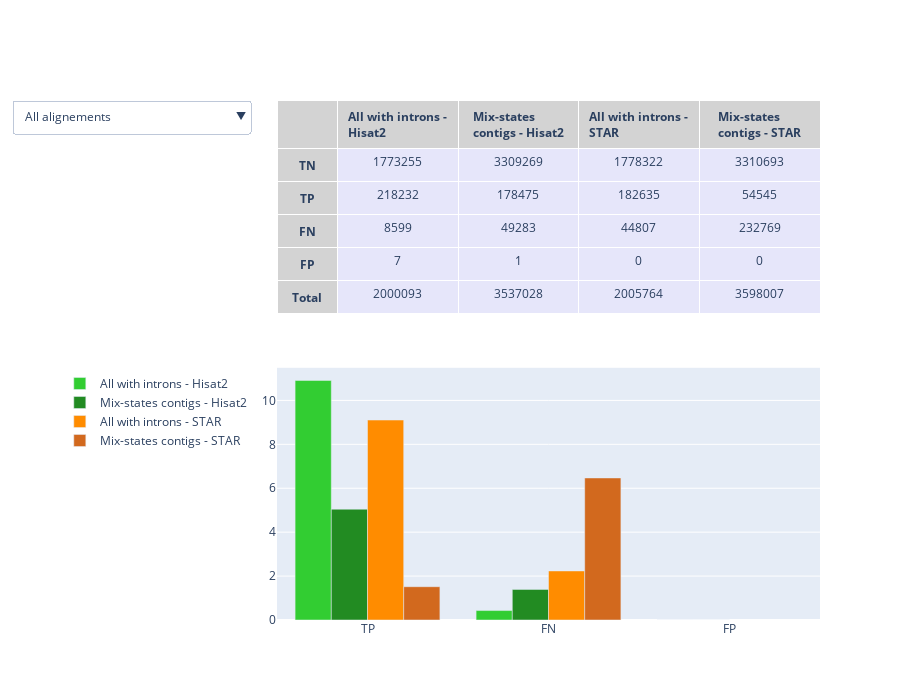

The notebook cell this image was saved under:
### Markdown cell above
<a id='fig_4'></a>
**Fig 4** *Effectives table and barplots of split reads signal detection for STAR and HiSAT2 for the two types of reference.*

### Code cell
def plot_class_reads(*args,**kwargs) :
    series = [[],[]]
    colors = kwargs['colors']
    
    fig = psp.make_subplots(
        rows = 2, cols=1,
        shared_xaxes=True,
        vertical_spacing=0.03,
        specs=[[{"type":"table"}],
               [{"type":"bar"}]])

    for name,val in args :
        for idx,val in enumerate([val,val.loc[lambda df : df.contig == df.contig.str.rstrip(".ori"),:]]) :
            s = val.loc[:,'classe'].value_counts()
            s.name=name
            
        
            if idx == 0 :
                visibility = True
            else :
                visibility = False
        
            fig.add_trace(
                go.Bar(
                    visible=visibility,
                    x=s.index[1:],
                    y=s.values[1:]/s.sum()*100,
                    name = s.name,
                    marker_color=colors[s.name]
                ),row=2,col=1)
            
            s['Total'] = s.sum()
            series[idx].append(s)

    for idx,serie in enumerate(series) :
        table = pd.concat(serie,axis=1,sort=False).fillna(0)
        
        
        if idx == 0 :
            visibility = True
        else :
            visibility = False
            
        fig.add_trace(
            go.Table(
                visible=visibility,
                columnwidth=[40,80],
                header = dict(
                    values=["",*[c.join(["<b>","</b>"]) for c in table.columns.to_list()]],
                    fill_color='lightgrey'
                    ),
                cells = dict(
                    values=[[v.join(["<b>","</b>"]) for v in list(table.reset_index().T.values)[0]],
                           *list(table.reset_index().T.values)[1:]],
                    fill=dict(color=['lightgrey','lavender'])
                    )
                ),
            row=1,col=1)
    
#     print(vars(fig.layout))
    
    fig.update_layout(
        height=700,
        legend=dict(
            x=-0.4,y=0.40
            ),
        updatemenus=[
            go.layout.Updatemenu(
                buttons=[
                    dict(
                        args=[{"visible":[True,False]}],
                        label='All alignements',
                        method='restyle'
                        ),
                    dict(
                        args=[{"visible":[False,True]}],
                        label='Alignements on contigs with introns',
                        method='restyle'
                        ),
                    ]
                )
            ]
        )
    fig.show()
    
plot_class_reads(*zip(names,[
                    mapping_hisat_all,
                    mapping_hisat_mixed,
                    mapping_star_all,
                    mapping_star_mixed
                    ]),
                colors=colors)

### Figure 1 — Plotly figure (JSON) as saved in the notebook; plotly's stock layout.template omitted (floating-point values rounded to 4 significant figures)
{"data": [{"marker": {"color": "limegreen"}, "name": "All with introns - Hisat2", "type": "bar", "visible": true, "x": ["TP", "FN", "FP"], "xaxis": "x", "y": [10.91, 0.4299, 0.00035], "yaxis": "y"}, {"marker": {"color": "limegreen"}, "name": "All with introns - Hisat2", "type": "bar", "visible": false, "x": ["TP", "FN", "FP"], "xaxis": "x", "y": [10.91, 0.4253, 0.0003501], "yaxis": "y"}, {"marker": {"color": "forestgreen"}, "name": "Mix-states contigs - Hisat2", "type": "bar", "visible": true, "x": ["TP", "FN", "FP"], "xaxis": "x", "y": [5.046, 1.393, 2.827e-05], "yaxis": "y"}, {"marker": {"color": "forestgreen"}, "name": "Mix-states contigs - Hisat2", "type": "bar", "visible": false, "x": ["TP", "FN", "FP"], "xaxis": "x", "y": [9.433, 0.06845, 5.285e-05], "yaxis": "y"}, {"marker": {"color": "darkorange"}, "name": "All with introns - STAR", "type": "bar", "visible": true, "x": ["TP", "FN"], "xaxis": "x", "y": [9.106, 2.234], "yaxis": "y"}, {"marker": {"color": "darkorange"}, "name": "All with introns - STAR", "type": "bar", "visible": false, "x": ["TP", "FN"], "xaxis": "x", "y": [9.611, 1.789], "yaxis": "y"}, {"marker": {"color": "chocolate"}, "name": "Mix-states contigs - STAR", "type": "bar", "visible": true, "x": ["FN", "TP"], "xaxis": "x", "y": [6.469, 1.516], "yaxis": "y"}, {"marker": {"color": "chocolate"}, "name": "Mix-states contigs - STAR", "type": "bar", "visible": false, "x": ["TP", "FN"], "xaxis": "x", "y": [3.425, 0.3517], "yaxis": "y"}, {"cells": {"fill": {"color": ["lightgrey", "lavender"]}, "values": [["<b>TN</b>", "<b>TP</b>", "<b>FN</b>", "<b>FP</b>", "<b>Total</b>"], [1773255, 218232, 8599, 7, 2000093], [3309269, 178475, 49283, 1, 3537028], [1778322, 182635, 44807, 0, 2005764], [3310693, 54545, 232769, 0, 3598007]]}, "columnwidth": [40, 80], "domain": {"x": [0, 1], "y": [0.515, 1]}, "header": {"fill": {"color": "lightgrey"}, "values": ["", "<b>All with introns - Hisat2</b>", "<b>Mix-states contigs - Hisat2</b>", "<b>All with introns - STAR</b>", "<b>Mix-states contigs - STAR</b>"]}, "type": "table", "visible": true}, {"cells": {"fill": {"color": ["lightgrey", "lavender"]}, "values": [["<b>TN</b>", "<b>TP</b>", "<b>FN</b>", "<b>FP</b>", "<b>Total</b>"], [1772917, 218232, 8505, 7, 1999661], [1712248, 178475, 1295, 1, 1892019], [1683724, 182635, 34006, 0, 1900365], [1532478, 54545, 5602, 0, 1592625]]}, "columnwidth": [40, 80], "domain": {"x": [0, 1], "y": [0.515, 1]}, "header": {"fill": {"color": "lightgrey"}, "values": ["", "<b>All with introns - Hisat2</b>", "<b>Mix-states contigs - Hisat2</b>", "<b>All with introns - STAR</b>", "<b>Mix-states contigs - STAR</b>"]}, "type": "table", "visible": false}], "layout": {"height": 700, "legend": {"x": -0.4, "y": 0.4}, "updatemenus": [{"buttons": [{"args": [{"visible": [true, false]}], "label": "All alignements", "method": "restyle"}, {"args": [{"visible": [false, true]}], "label": "Alignements on contigs with introns", "method": "restyle"}]}], "xaxis": {"anchor": "y", "domain": [0, 1]}, "yaxis": {"anchor": "x", "domain": [0, 0.485]}}}
